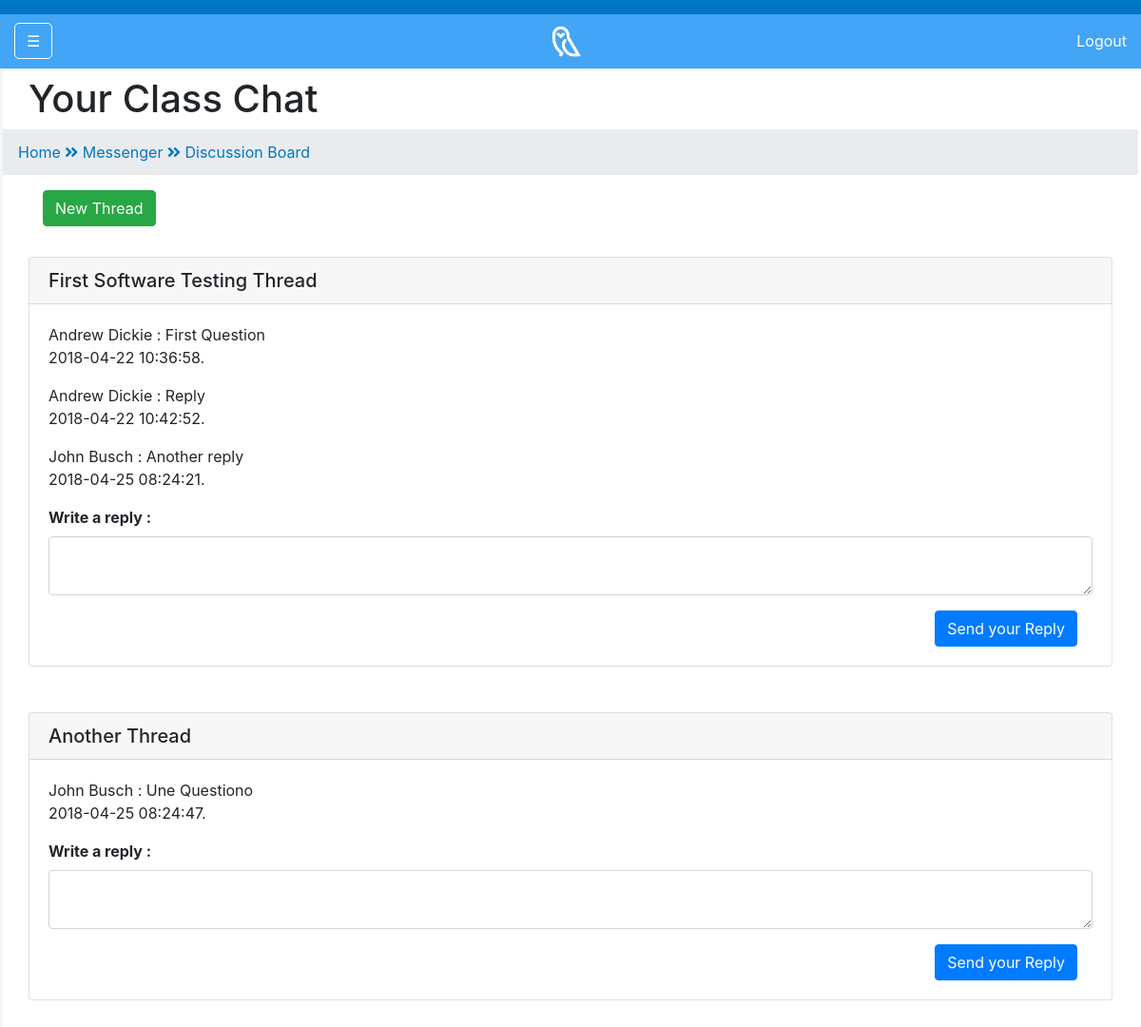
Page /httpdocs/cater/modulediscussionboard.php?module=CSC7052 (signed in) on the committed database.
### tables this page shows
CREATE TABLE `vleDBThreads` (
  `id` int(11) NOT NULL,
  `threadTitle` varchar(150) NOT NULL,
  `moduleThreadIsFor` varchar(50) NOT NULL
);

CREATE TABLE `vleDBMessages` (
  `id` int(11) NOT NULL,
  `messageFrom` int(11) NOT NULL,
  `threadID` int(11) NOT NULL,
  `message` text NOT NULL,
  `timeSent` datetime NOT NULL
);

CREATE TABLE `vleUsers` (
  `id` int(11) NOT NULL,
  `firstName` varchar(100) NOT NULL,
  `lastName` varchar(100) NOT NULL,
  `emailAddress` varchar(200) NOT NULL,
  `pword` varchar(50) NOT NULL,
  `userType` int(11) NOT NULL
);

### httpdocs/cater/modulediscussionboard.php (the view, shortened to what this page needs)
<!DOCTYPE html>
<html lang ="en">
<head>
    <link rel="stylesheet" href="https://maxcdn.bootstrapcdn.com/bootstrap/4.0.0/css/bootstrap.min.css">
    <link rel="stylesheet" href="css/mystyle.css">
    <link rel="stylesheet" href="https://use.fontawesome.com/releases/v5.0.9/css/all.css">
</head>
<body>
    <div class="fixed-top">
        <div class = "col-lg-12 myhead">
    </div>
        <div class = "col-lg-12 mynav">
        <nav class = "navbar navbar-inverse navbar-toggleable-sm mynav fixed-top" id="vlenav">
            <div class="container-fluid">
                <a href = "#" class="btn mybtn" id="menu-toggle">&#9776;</a>
                <a class = "owlfavicon" href = "index.php" >
                <img src="img/owl_favicon.png" alt="owl favicon" class = "owlfavicon">
                </a>
                <a href="logout.php" id="logout">Logout</a>
            </div>
        </nav>
    </div>
    </div>
    <div id ="wrapper">
        <div id = "sidemenu-wrapper">
        </div>
        <div id="content-wrapper">
            <div class = "container-fluid">
                <div class ="row">
                    <div class = "col-lg-12">
                        <h1>Your Class Chat</h1>
                        <ol class="breadcrumb" id="mybreadcrumb">
                             <li>
                                <a href="index.php" id="breadcrumbitem">Home&nbsp;</a>
                            </li>
                            <li>
                            <i class="fas fa-angle-double-right" id="breadcrumbitem"></i>
                            </li>
                            <li>
                                <a href="messenger.php" class="active" id="breadcrumbitem">&nbsp;Messenger&nbsp;</a>
                            </li>
                            <li>
                            <i class="fas fa-angle-double-right" id="breadcrumbitem"></i>
                            </li>
                            <li>
                                <a href="#" class="active" id="breadcrumbitem">&nbsp;Discussion Board</a>
                            </li>
                        </ol>
                        <div class="col-12">
                        <button type="button" class="btn btn-success" id="newThread">New Thread</button>
                        <br>
                        </div>
                        <?php
                        include'connections/conn.php';
                        if(isset($_GET["module"])) {
                            $moduleCode = htmlentities($_GET["module"]);
                            $threadQuery = "SELECT DISTINCT id, threadTitle FROM vleDBThreads WHERE moduleThreadIsFor = '$moduleCode'";
                            $threadresult = mysqli_query($conn, $threadQuery) or die(mysqli_error($conn));
                        }
                        if(isset($_SESSION['moduleCode'])) {
                            $myModule = $_SESSION['moduleCode'];
                            $threadQuery = "SELECT DISTINCT id, threadTitle FROM vleDBThreads WHERE moduleThreadIsFor = '$myModule'";
                            $threadresult = mysqli_query($conn, $threadQuery) or die(mysqli_error($conn));
                        }
                        if(mysqli_num_rows($threadresult)>0) {
                                while($row=mysqli_fetch_assoc($threadresult)) {
                                    $threadTitle=$row['threadTitle'];
                                    $threadID=$row['id'];
                                    echo "<div class='card'>
                                            <h5 class='card-header'>$threadTitle</h5>
                                        <div class='card-body' id='$threadID'>";
                                        $messagequery = "SELECT * FROM vleDBMessages join vleUsers on vleDBMessages.messageFrom=vleUsers.id WHERE threadID = '$threadID'";
                                        $messageresult = mysqli_query($conn, $messagequery) or die(mysqli_error($conn));
                                        if(mysqli_num_rows($messageresult)>0) {
                                                while($row=mysqli_fetch_assoc($messageresult)) {
                                                $first=$row['firstName'];
                                                $last=$row['lastName'];
                                                $message=$row['message'];
                                                $time=$row['timeSent'];
                                                echo "<div class='card-title'>$first $last : $message
                                                     <p class='smallText'>$time.</p></div>";
                                                }
                                        }
                                        echo "<form method='POST' action='messagereply.php'>
                                        <div class='form-group'>
                                                <label for='exampleTextarea'><strong>Write a reply :</strong></label>
                                                <textarea class='form-control' id='exampleTextarea' rows='2' name = 'reply'></textarea>
                                                <input type='hidden' value='$threadID' name='threadID' />
                                            </div>
                                                <button type='submit' class='btn btn-primary' name='sendreply' style='float: right; margin-right: 1em;'>Send your Reply</a>
                                            </form>
                                            </div>
                                            </div>
                                            </br></br>";
                                }
                        }
                        ?>
                          </div>
                        </div>
                    </div>
                </div>
            </div>
</body>
</html>

### httpdocs/cater/css/mystyle.css (style rules this page uses)
#sidemenu-wrapper { z-index: 1; position: fixed; width: 0; height: 100%; overflow-y: hidden; background: #FFF; border-right: 3px solid whitesmoke; opacity: 0.9; padding-top: 80px; transition: all 500ms linear; }
#breadcrumbitem { color:#0077c2; }
#content-wrapper { width: 100%; position: absolute; padding-top: 80px; padding-left: 15px; padding-right: 15px; padding-bottom: 15px; transition: all 500ms linear; }
.owlfavicon { margin: auto; width: 3em !important; }
.mynav { margin-top: 15px; background: #42a5f5; border-bottom: solid 2px whitesmoke !important; }
.mybtn { color: #fff; border: solid #fff 1px; border-radius: 5px; }
.myhead { height: 15px; width: 100%; background: #0077c2; }
#mybreadcrumb { border-radius: 0px !important; margin-left: -27px !important; margin-right: -27px !important; }
#logout { float: right; color:white; text-decoration: none; }
.mynav { padding-left: 0px; padding-right: 0px; }
.smallText { font-size: 1rem; }
#newThread { margin-bottom: 2rem; }

### rows in the picture
vledbthreads: threadTitle "First Software Testing Thread"
vledbmessages: messageFrom.firstName "Andrew", messageFrom.lastName "Dickie", message "First Question", timeSent "2018-04-22 10:36:58"
vledbmessages: messageFrom.firstName "Andrew", messageFrom.lastName "Dickie", message "Reply", timeSent "2018-04-22 10:42:52"
vledbmessages: messageFrom.firstName "John", messageFrom.lastName "Busch", message "Another reply", timeSent "2018-04-25 08:24:21"
vledbthreads: threadTitle "Another Thread"
vledbmessages: messageFrom.firstName "John", messageFrom.lastName "Busch", message "Une Questiono", timeSent "2018-04-25 08:24:47"
